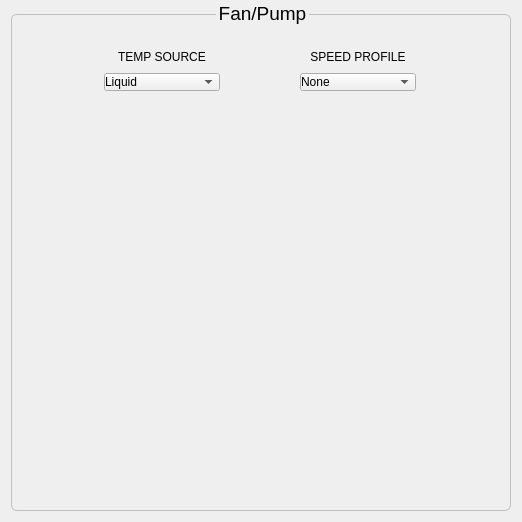
<?xml version="1.0" encoding="UTF-8"?>
<ui version="4.0">
 <class>SpeedControl</class>
 <widget class="QWidget" name="SpeedControl">
  <property name="geometry">
   <rect>
    <x>0</x>
    <y>0</y>
    <width>522</width>
    <height>522</height>
   </rect>
  </property>
  <property name="sizePolicy">
   <sizepolicy hsizetype="Expanding" vsizetype="Expanding">
    <horstretch>0</horstretch>
    <verstretch>0</verstretch>
   </sizepolicy>
  </property>
  <property name="styleSheet">
   <string notr="true">QGroupBox {
	font-size: 14pt;
    border: 1px solid silver;
    border-radius: 6px;
    margin-top: 14px;
}

</string>
  </property>
  <layout class="QVBoxLayout" name="form_layout">
   <property name="topMargin">
    <number>0</number>
   </property>
   <item>
    <widget class="QGroupBox" name="speed_control_box">
     <property name="title">
      <string>Fan/Pump</string>
     </property>
     <property name="alignment">
      <set>Qt::AlignCenter</set>
     </property>
     <property name="checked">
      <bool>false</bool>
     </property>
     <layout class="QVBoxLayout" name="box_layout">
      <item>
       <widget class="QWidget" name="content_widget" native="true">
        <layout class="QVBoxLayout" name="content_layout">
         <item>
          <layout class="QHBoxLayout" name="control_layout">
           <item>
            <layout class="QVBoxLayout" name="temp_layout">
             <item>
              <widget class="QLabel" name="temp_label">
               <property name="sizePolicy">
                <sizepolicy hsizetype="Preferred" vsizetype="Fixed">
                 <horstretch>0</horstretch>
                 <verstretch>0</verstretch>
                </sizepolicy>
               </property>
               <property name="styleSheet">
                <string notr="true">margin-top:14px;</string>
               </property>
               <property name="text">
                <string>TEMP SOURCE</string>
               </property>
               <property name="alignment">
                <set>Qt::AlignBottom|Qt::AlignHCenter</set>
               </property>
              </widget>
             </item>
             <item>
              <widget class="QComboBox" name="temp_combo_box">
               <property name="sizePolicy">
                <sizepolicy hsizetype="Fixed" vsizetype="Fixed">
                 <horstretch>0</horstretch>
                 <verstretch>0</verstretch>
                </sizepolicy>
               </property>
               <property name="styleSheet">
                <string notr="true">margin-bottom: 14px;</string>
               </property>
               <property name="minimumContentsLength">
                <number>12</number>
               </property>
               <item>
                <property name="text">
                 <string>Liquid</string>
                </property>
               </item>
               <item>
                <property name="text">
                 <string>CPU</string>
                </property>
               </item>
               <item>
                <property name="text">
                 <string>GPU</string>
                </property>
               </item>
              </widget>
             </item>
            </layout>
           </item>
           <item>
            <layout class="QVBoxLayout" name="toggle_layout"/>
           </item>
           <item>
            <layout class="QVBoxLayout" name="profile_layout">
             <item>
              <widget class="QLabel" name="profile_label">
               <property name="sizePolicy">
                <sizepolicy hsizetype="Preferred" vsizetype="Fixed">
                 <horstretch>0</horstretch>
                 <verstretch>0</verstretch>
                </sizepolicy>
               </property>
               <property name="styleSheet">
                <string notr="true">margin-top: 14px;</string>
               </property>
               <property name="text">
                <string>SPEED PROFILE</string>
               </property>
               <property name="alignment">
                <set>Qt::AlignBottom|Qt::AlignHCenter</set>
               </property>
              </widget>
             </item>
             <item>
              <widget class="QComboBox" name="profile_combo_box">
               <property name="sizePolicy">
                <sizepolicy hsizetype="Fixed" vsizetype="Fixed">
                 <horstretch>0</horstretch>
                 <verstretch>0</verstretch>
                </sizepolicy>
               </property>
               <property name="styleSheet">
                <string notr="true">margin-bottom:14px;</string>
               </property>
               <property name="minimumContentsLength">
                <number>12</number>
               </property>
               <item>
                <property name="text">
                 <string>None</string>
                </property>
               </item>
               <item>
                <property name="text">
                 <string>Fixed</string>
                </property>
               </item>
               <item>
                <property name="text">
                 <string>Custom</string>
                </property>
               </item>
              </widget>
             </item>
            </layout>
           </item>
          </layout>
         </item>
         <item>
          <widget class="QFrame" name="graph_frame">
           <property name="sizePolicy">
            <sizepolicy hsizetype="Expanding" vsizetype="Expanding">
             <horstretch>0</horstretch>
             <verstretch>0</verstretch>
            </sizepolicy>
           </property>
           <property name="frameShape">
            <enum>QFrame::NoFrame</enum>
           </property>
           <property name="frameShadow">
            <enum>QFrame::Raised</enum>
           </property>
           <layout class="QVBoxLayout" name="graph_layout">
            <property name="spacing">
             <number>5</number>
            </property>
            <property name="leftMargin">
             <number>5</number>
            </property>
            <property name="topMargin">
             <number>5</number>
            </property>
            <property name="rightMargin">
             <number>5</number>
            </property>
            <property name="bottomMargin">
             <number>5</number>
            </property>
           </layout>
          </widget>
         </item>
         <item>
          <layout class="QHBoxLayout" name="button_layout"/>
         </item>
        </layout>
       </widget>
      </item>
     </layout>
    </widget>
   </item>
  </layout>
 </widget>
 <resources/>
 <connections/>
</ui>
